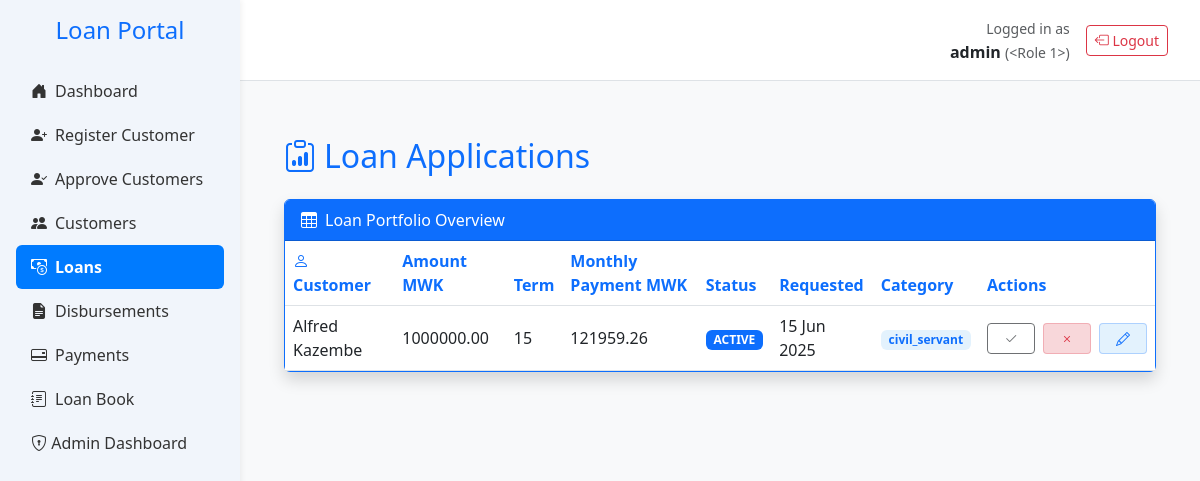
The page /loans (signed in) on the database its author committed.
### app.py (models this page shows, shortened)
class User(db.Model, UserMixin):
    __tablename__ = 'users'
    id = db.Column(db.Integer, primary_key=True)
    username = db.Column(db.String(100), unique=True)  # ✅
    password_hash = db.Column(db.String(512), nullable=False)  # ✅
    email = db.Column(db.String(150), nullable=False)  # ✅
    active = db.Column(db.Boolean, default=True, nullable=False)  # ✅
    role_id = db.Column(db.Integer, db.ForeignKey('roles.id', name='fk_users_role_id'))
    role = db.relationship('Role', backref='users')
    __table_args__ = (
        db.UniqueConstraint('username', name='uq_users_username'),
        db.UniqueConstraint('email', name='uq_users_email'),
    )

class Customer(db.Model):
    __tablename__ = 'customers'
    id = db.Column(db.Integer, primary_key=True)
    national_id = db.Column(db.String(20), unique=True, nullable=False)
    first_name = db.Column(db.String(100), nullable=False)
    last_name = db.Column(db.String(100), nullable=False)
    gender = db.Column(db.String(10))
    dob = db.Column(db.String(20))
    title = db.Column(db.String(20))
    email = db.Column(db.String(100), nullable=False)
    contact = db.Column(db.String(20))
    address = db.Column(db.String(255))
    next_of_kin_name = db.Column(db.String(20),nullable=False)
    next_of_kin_relationship = db.Column(db.String(20),nullable=False)
    next_of_kin_contact = db.Column(db.String(20))
    employer = db.Column(db.String(100), nullable=False)
    job_title = db.Column(db.String(100))
    salary = db.Column(db.Float)
    service_length = db.Column(db.String(50))
    bank_name = db.Column(db.String(100))
    bank_account = db.Column(db.String(20), nullable=False)
    salary_deposited = db.Column(db.String(10))
    district = db.Column(db.String(100))
    region = db.Column(db.String(100))
    amount_requested = db.Column(db.Float)
    status = db.Column(db.String(20), default='pending')
    is_approved_for_creation = db.Column(db.Boolean, default=False)
    maker_id = db.Column(db.Integer, nullable=False)
    checker_id = db.Column(db.Integer)
    is_approved_for_deletion = db.Column(db.Boolean, default=False)
    file_number = db.Column(db.String(20))
    created_at = db.Column(db.DateTime, default=datetime.utcnow)
    loans = db.relationship('LoanApplication', back_populates='customer')

class LoanApplication(db.Model):
    __tablename__ = 'loan_applications'
    id = db.Column(db.Integer, primary_key=True)
    customer_id = db.Column(db.Integer, db.ForeignKey('customers.id'), nullable=False)
    loan_amount = db.Column(db.Float,nullable=False, default=0.0)
    status = db.Column(db.String(20), default='pending')
    created_at = db.Column(db.DateTime, default=datetime.utcnow)
    term_months = db.Column(db.Integer)
    monthly_instalment = db.Column(db.Float)
    total_repayment = db.Column(db.Float)
    effective_rate = db.Column(db.Float)
    category = db.Column(db.String(50))
    loan_category = db.Column(db.Integer, nullable=False)
    disbursed = db.Column(db.Boolean, default=False)
    disbursed_bank = db.Column(db.String(100))
    crb_fees = db.Column(db.Float, default=3000)
    origination_fees = db.Column(db.Float)
    insurance_fees = db.Column(db.Float)
    total_fees = db.Column(db.Float)
    collection_fees = db.Column(db.Float)
    schedule_id = db.Column(
    db.Integer,
    db.ForeignKey('repayment_schedules.id', use_alter=True, name='fk_schedule_id'),
    nullable=True
    )
    loan_number = db.Column(db.String(20), nullable=True, unique=True)
    file_number = db.Column(db.String(50))
    date_created = db.Column(db.DateTime, default=datetime.utcnow)
    disbursement_date = db.Column(db.Date, nullable=True)
    cash_to_client = db.Column(db.Float,nullable=False, default=0.0)
    top_up_interest = db.Column(db.Float, default=0.0)
    settlement_interest = db.Column(db.Float, default=0.0)
    closure_type = db.Column(db.String(20))  # 'settlement' or 'topup'
    closure_date = db.Column(db.DateTime)
    top_up_of = db.Column(db.Integer, db.ForeignKey('loan_applications.id'), nullable=True)
    application_status = db.Column(db.String(20), nullable=False, default='pending')
    loan_state = db.Column(db.String(20), nullable=False, default='active')
    performance_status = db.Column(db.String(20), nullable=False, default='performing')
    top_up_balance = db.Column(db.Float, default=0.0)
    settlement_balance = db.Column(db.Float, default=0.0)
    current_balance = db.Column(db.Float, default=0.0)
    settlement_type = Column(Enum(SettlementTypeEnum), nullable=True)
    settling_institution = Column(String(255), nullable=True)  # only if third_party
    settlement_reason = db.Column(db.String(255), nullable=True)
    parent_loan_id = db.Column(
        db.Integer,
        db.ForeignKey('loan_applications.id'),
        nullable=True
    )
    topups = db.relationship(
        'LoanApplication',
        foreign_keys=[parent_loan_id],  # 👈 Specify which foreign key to use
        backref=db.backref('parent_loan', remote_side=[id]),
        cascade='all, delete-orphan'
    )
    payments = db.relationship('Payment', back_populates='loan', cascade='all, delete-orphan')
    customer = db.relationship('Customer', back_populates='loans')
    repayment_schedules = db.relationship(
        'RepaymentSchedule',
        back_populates='loan',
        cascade='all, delete-orphan',
        foreign_keys='RepaymentSchedule.loan_id'
        )
    @property
    def balance(self):
        if self.loan_state in ('settled_client', 'write_off', 'insurance'):
            return 0.0
        config = PRICING.get(self.term_months)
        if not config:
            return None
        capitalized = (
            self.loan_amount +
            (self.loan_amount * config.get('origination', 0)) +
            (self.loan_amount * config.get('insurance', 0)) +
            config.get('crb', 0)
        )
        paid_principal = sum(
            alloc.principal for p in self.payments if p.allocation for alloc in [p.allocation]
        )
        return round(capitalized - paid_principal, 2)

### app.py (the view)
@app.route('/loans')
def view_loans():
    loans = LoanApplication.query \
        .join(Customer) \
        .filter(Customer.is_approved_for_creation == True) \
        .filter(LoanApplication.status.in_(['pending', 'approved'])) \
        .add_entity(Customer) \
        .all()
    processed_loans = []
    for loan_app, customer in loans:
        processed_loans.append({
            'loan': loan_app,
            'customer': customer,
            'current_balance': loan_app.balance or 0.0
        })
    return render_template('view_loans.html', loans=processed_loans)

### app.py (called while the page is built)
@login_manager.user_loader
def load_user(user_id):
    return User.query.get(int(user_id))

### templates/view_loans.html (shortened to what this page needs)
{% extends "base.html" %}
{% block content %}
<div class="container mt-4">
  <h2 class="mb-4 text-primary">
    <i class="bi bi-clipboard-data me-2"></i>Loan Applications
  </h2>
  <div class="card border-primary shadow">
    <div class="card-header bg-primary text-white">
      <i class="bi bi-table me-2"></i>Loan Portfolio Overview
    </div>
    <div class="card-body p-0">
      <table class="table table-hover align-middle mb-0" id="loanTable">
        <thead class="bg-light-primary">
          <tr>
            <th class="text-primary"><i class="bi bi-person me-1"></i>Customer</th>
            <th class="text-primary">Amount MWK</th>
            <th class="text-primary">Term</th>
            <th class="text-primary">Monthly Payment MWK</th>
            <th class="text-primary">Status</th>
            <th class="text-primary">Requested</th>
            <th class="text-primary">Category</th>
            <th class="text-primary">Actions</th>
          </tr>
        </thead>
        <tbody>
          {% for entry in loans %}
          <tr>
            <td class="fw-medium">{{ entry.customer.first_name }} {{ entry.customer.last_name }}</td>
            <td>{{ "%.2f"|format(entry.loan.loan_amount or 0) }}</td>
            <td>{{ entry.loan.term_months if entry.loan else '' }}</td>
            <td class="text-nowrap">{{ "%.2f"|format(entry.loan.monthly_instalment or 0) }}</td>
            <td>
              {% if entry.loan %}
                {% if entry.loan.application_status == 'approved' %}
                  <span class="badge
                    {% if entry.loan.loan_state == 'active' %}bg-primary
                    {% elif entry.loan.loan_state == 'closed' %}bg-secondary
                    {% elif entry.loan.loan_state == 'written_off' %}bg-danger
                    {% elif entry.loan.loan_state == 'topped_up' %}bg-info
                    {% else %}bg-warning{% endif %}">
                    {{ entry.loan.loan_state|upper|replace('_', ' ') }}
                  </span>
                {% elif entry.loan.application_status == 'pending' %}
                  <span class="badge bg-warning-soft text-warning">
                    <i class="bi bi-clock-history me-1"></i>{{ entry.loan.application_status|title }}
                  </span>
                {% else %}
                  <span class="badge bg-danger-soft text-danger">
                    <i class="bi bi-x-circle me-1"></i>{{ entry.loan.application_status|title }}
                  </span>
                {% endif %}
              {% else %}
                <span class="badge bg-secondary-soft text-secondary">No Loan</span>
              {% endif %}
            </td>
            <td>{{ entry.loan.created_at.strftime('%d %b %Y') if entry.loan and entry.loan.created_at else '' }}</td>
            <td>
              <span class="badge bg-primary-soft text-primary">
                {{ entry.loan.category if entry.loan else 'None' }}
              </span>
            </td>
            <td class="text-nowrap">
              <div class="d-flex gap-2">
                {% if entry.loan %}
                <form method="POST" action="{{ url_for('process_loan', loan_id=entry.loan.id, action='approve') }}">
                  <button class="btn btn-success-soft btn-sm px-3 py-1" type="submit"
                    {% if entry.loan.application_status == 'approved' %}disabled{% endif %}>
                    <i class="bi bi-check2"></i>
                  </button>
                </form>
                <form method="POST" action="{{ url_for('process_loan', loan_id=entry.loan.id, action='reject') }}">
                  <button class="btn btn-danger-soft btn-sm px-3 py-1" type="submit"
                    {% if entry.loan.application_status == 'rejected' %}disabled{% endif %}>
                    <i class="bi bi-x"></i>
                  </button>
                </form>
                {% endif %}
                <a href="{{ url_for('loan_form', customer_id=entry.customer.id) }}"
                   class="btn btn-primary-soft btn-sm px-3 py-1">
                  <i class="bi bi-pencil"></i>
                </a>
              </div>
            </td>
          </tr>
          {% endfor %}
        </tbody>
      </table>
    </div>
  </div>
</div>
{% endblock %}

### templates/base.html (shortened to what this page needs)
<!DOCTYPE html>
<html lang="en">
<head>
    <link href="https://cdn.jsdelivr.net/npm/bootstrap@5.3.0/dist/css/bootstrap.min.css" rel="stylesheet">
    <link href="https://cdn.jsdelivr.net/npm/bootstrap-icons@1.10.5/font/bootstrap-icons.css" rel="stylesheet">
    <link href="https://cdn.jsdelivr.net/npm/bootstrap-icons@1.10.0/font/bootstrap-icons.css" rel="stylesheet">
</head>
<body>
    <div class="sidebar">
        <h4 class="text-center text-primary mb-4">Loan Portal</h4>
        <ul class="nav flex-column px-3">
            <li class="nav-item">
                <a class="nav-link {% if request.endpoint == 'home' %}active{% endif %}" href="{{ url_for('home') }}">
                    <i class="bi bi-house-door-fill me-2"></i>Dashboard
                </a>
            </li>
            <li class="nav-item">
                <a class="nav-link {% if request.endpoint == 'register_customer_debug' %}active{% endif %}" href="{{ url_for('register_customer_debug') }}">
                    <i class="bi bi-person-plus-fill me-2"></i>Register Customer
                </a>
            </li>
            <li class="nav-item">
                <a class="nav-link {% if request.endpoint == 'approve_customers' %}active{% endif %}" href="{{ url_for('approve_customers') }}">
                    <i class="bi bi-person-check-fill me-2"></i>Approve Customers
                </a>
            </li>
            <li class="nav-item">
                <a class="nav-link {% if request.endpoint == 'customers' %}active{% endif %}" href="{{ url_for('customers') }}">
                    <i class="bi bi-people-fill me-2"></i>Customers
                </a>
            </li>
            <li class="nav-item">
                <a class="nav-link {% if request.endpoint == 'view_loans' %}active{% endif %}" href="{{ url_for('view_loans') }}">
                    <i class="bi bi-cash-coin me-2"></i>Loans
                </a>
            </li>
            <li class="nav-item">
                <a class="nav-link {% if request.endpoint == 'disbursements' %}active{% endif %}" href="{{ url_for('disbursements') }}">
                    <i class="bi bi-file-earmark-text-fill me-2"></i>Disbursements
                </a>
            </li>
            <li class="nav-item">
                <a class="nav-link {% if request.endpoint == 'payments' %}active{% endif %}" href="{{ url_for('payments') }}">
                    <i class="bi bi-credit-card-2-back me-2"></i>Payments
                </a>
            </li>
            <li class="nav-item">
                <a class="nav-link {% if request.endpoint == 'loanbook' %}active{% endif %}" href="{{ url_for('loanbook') }}">
                    <i class="bi bi-journal-text me-2"></i>Loan Book
                </a>
            </li>
                {% if current_user.is_authenticated and current_user.role.name == 'admin' %}
                    <li class="nav-item">
                     <a class="nav-link" href="{{ url_for('admin_dashboard') }}">
                    <i class="bi bi-shield-lock"></i> Admin Dashboard
                </a>
            </li>
            {% endif %}
        </ul>
    </div>
    <div class="topbar d-flex justify-content-between align-items-center">
        {% if current_user.is_authenticated %}
        <div class="d-flex align-items-center">
            <div class="me-3 text-end">
                <small class="text-muted">Logged in as</small><br>
                <strong>{{ current_user.username }}</strong>
                <small class="text-muted">({{ current_user.role|title }})</small>
            </div>
            <a href="{{ url_for('logout') }}" class="btn btn-outline-danger btn-sm">
                <i class="bi bi-box-arrow-left"></i> Logout
            </a>
        </div>
        {% endif %}
    </div>
    <div class="main">
        {% block content %}{% endblock %}
    </div>
</body>
</html>

### templates/base.html (style rules this page uses)
:root { --main-blue: #007bff; --sidebar-bg: #f1f5fb; --sidebar-hover: #dbeafe; }
body { overflow-x: hidden; background-color: #f8f9fa; }
.sidebar { height: 100vh; position: fixed; width: 240px; background-color: var(--sidebar-bg); padding-top: 1rem; box-shadow: 2px 0 5px rgba(0, 0, 0, 0.05); }
.main { margin-left: 240px; padding: 2rem; }
.nav-link { color: #333; font-weight: 500; padding: 10px 15px; border-radius: 6px; transition: all 0.2s ease-in-out; }
.nav-link.active { background-color: var(--main-blue); color: white; font-weight: bold; }
.nav-link i { width: 20px; }
.topbar { background-color: white; margin-left: 240px; padding: 1rem 2rem; border-bottom: 1px solid #dee2e6; }

### templates/view_loans.html (style rules this page uses)
.bg-light-primary { background-color: #e3f2fd; }
.bg-primary-soft { background-color: #e3f2fd; }
.btn-primary-soft { background-color: #e3f2fd; color: #0d6efd; border: 1px solid #0d6efd40; }
.btn-success-soft { background-color: #d1e7dd; color: #198754; border: 1px solid #19875440; }
.btn-danger-soft { background-color: #f8d7da; color: #dc3545; border: 1px solid #dc354540; }

### rows shown on the page
User: username "admin"
Customer: customer.first_name "Alfred", customer.last_name "Kazembe"
LoanApplication: loan "1000000.00", loan "15", loan "121959.26", loan.loan_state "ACTIVE", loan.created_at "15 Jun 2025", loan "civil_servant"

### other values the page prints
{{ current_user.role|title }} "<Role 1>"
